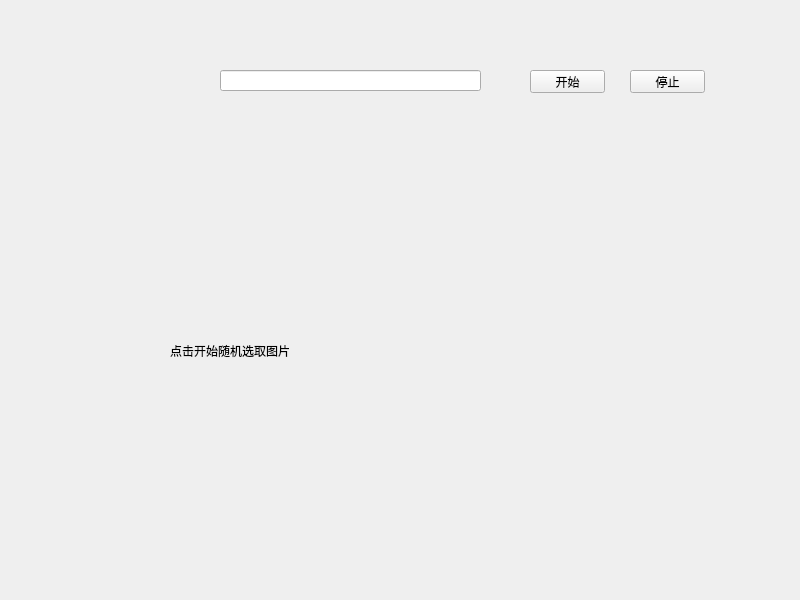
<?xml version="1.0" encoding="UTF-8"?>
<ui version="4.0">
 <class>Widget</class>
 <widget class="QWidget" name="Widget">
  <property name="geometry">
   <rect>
    <x>0</x>
    <y>0</y>
    <width>800</width>
    <height>600</height>
   </rect>
  </property>
  <property name="windowTitle">
   <string>Widget</string>
  </property>
  <widget class="QPushButton" name="pushButton">
   <property name="geometry">
    <rect>
     <x>530</x>
     <y>70</y>
     <width>75</width>
     <height>23</height>
    </rect>
   </property>
   <property name="text">
    <string>开始</string>
   </property>
  </widget>
  <widget class="QPushButton" name="pushButton_2">
   <property name="geometry">
    <rect>
     <x>630</x>
     <y>70</y>
     <width>75</width>
     <height>23</height>
    </rect>
   </property>
   <property name="text">
    <string>停止</string>
   </property>
  </widget>
  <widget class="QLineEdit" name="lineEdit">
   <property name="geometry">
    <rect>
     <x>220</x>
     <y>70</y>
     <width>261</width>
     <height>21</height>
    </rect>
   </property>
  </widget>
  <widget class="QLabel" name="label">
   <property name="geometry">
    <rect>
     <x>170</x>
     <y>200</y>
     <width>291</width>
     <height>301</height>
    </rect>
   </property>
   <property name="text">
    <string>点击开始随机选取图片</string>
   </property>
  </widget>
 </widget>
 <resources/>
 <connections/>
</ui>
